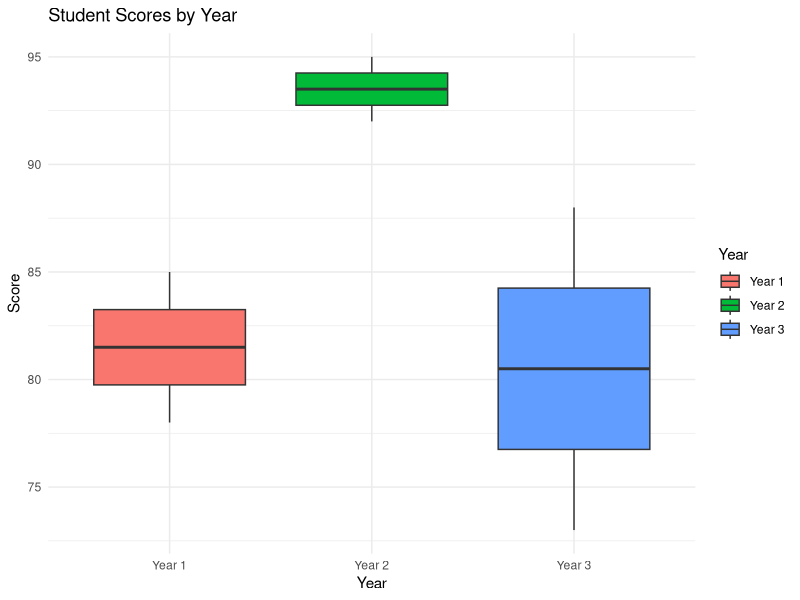
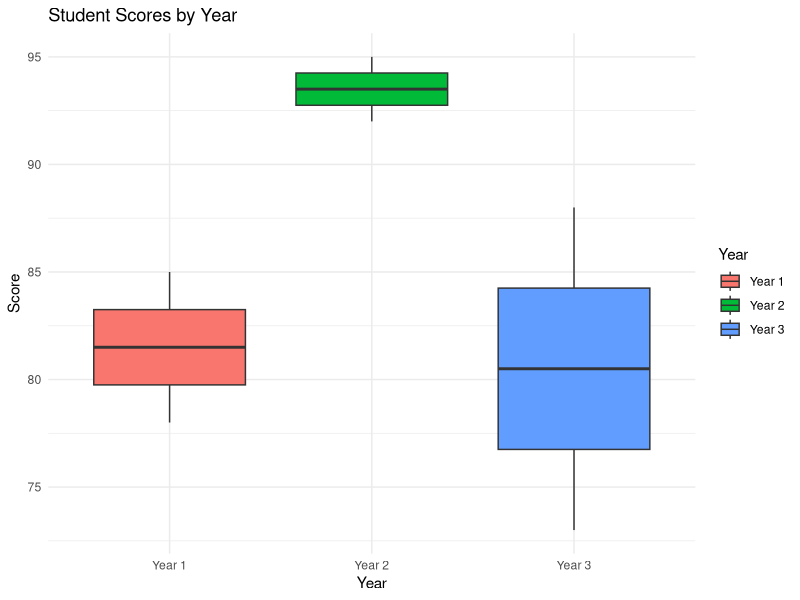
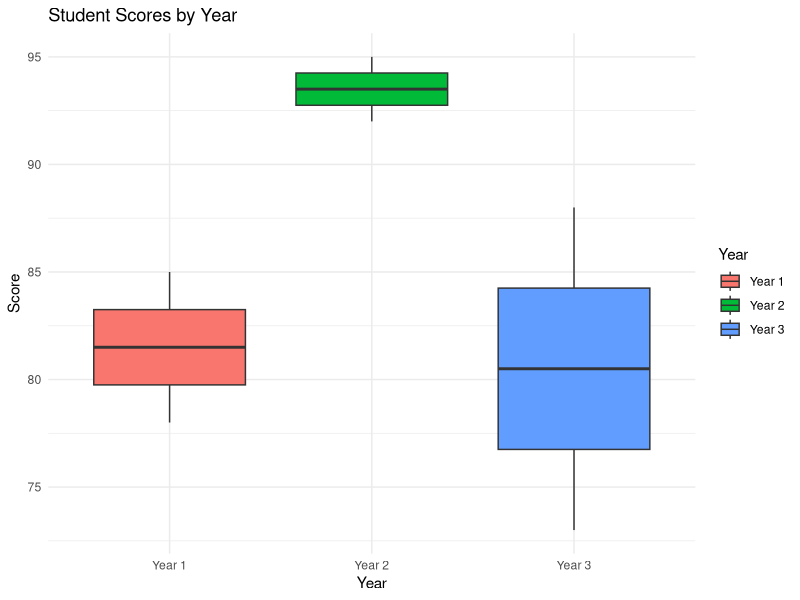
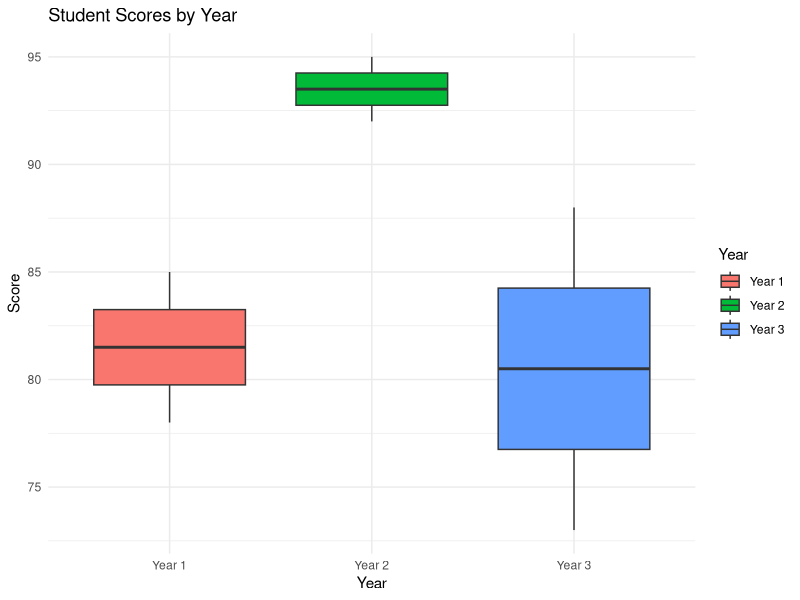
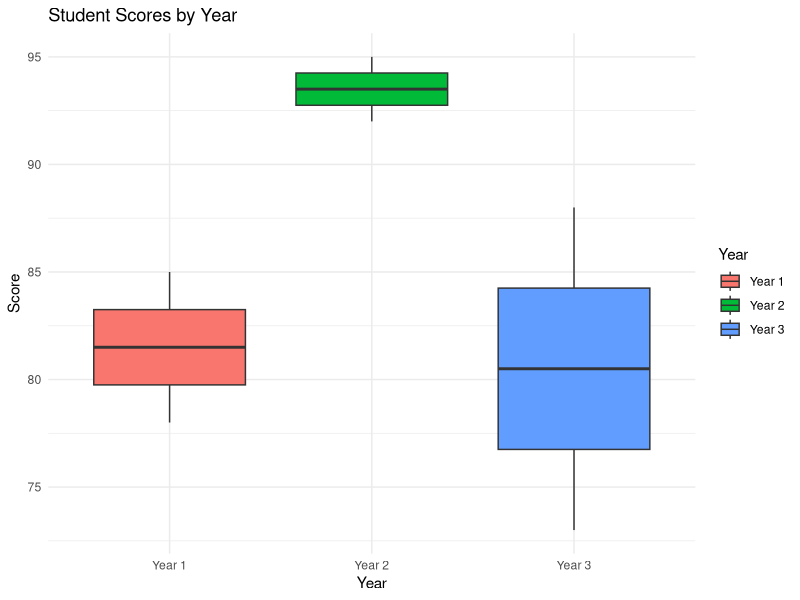
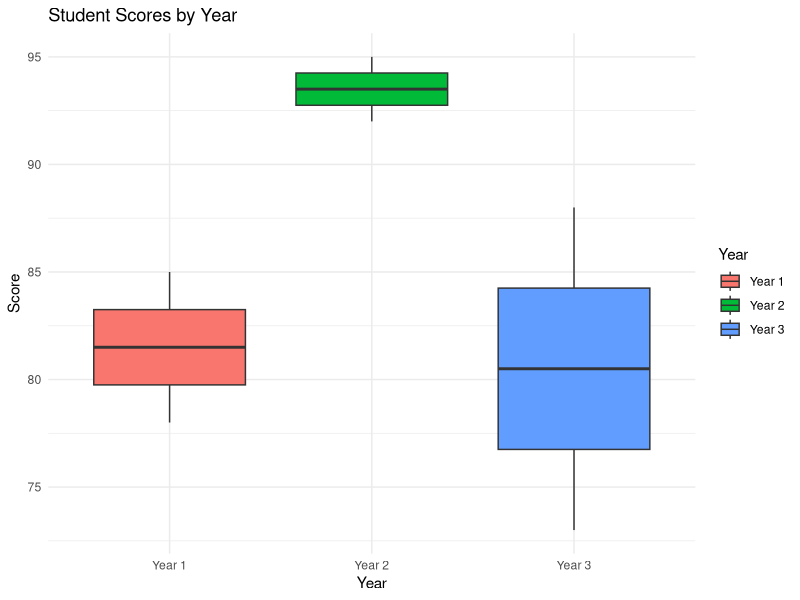

Recreate these plots in R, in order.
# Load libraries
library(tidyverse)

# Example dataset
students <- tibble(
  Name = c("Alice", "Bob", "Charlie", "Diana", "Evan", "Fiona"),
  Year = c("Year 1", "Year 2", "Year 1", "Year 3", "Year 2", "Year 3"),
  Score = c(85, 92, 78, 88, 95, 73)
)

# Create a sample plot
score_plot <- ggplot(students, aes(x = Year, y = Score, fill = Year)) +
  geom_boxplot() +
  labs(title = "Student Scores by Year",
       x = "Year",
       y = "Score") +
  theme_minimal()

# Show plot
print(score_plot)

# Save the plot as PNG
ggsave("outputs/student_scores_boxplot.png", plot = score_plot, width = 6, height = 4)

# Save the plot as PDF
ggsave("outputs/student_scores_boxplot.pdf", plot = score_plot, width = 6, height = 4)

# Save with higher resolution (for publication quality)
ggsave("outputs/student_scores_boxplot_highres.png", plot = score_plot, width = 6, height = 4, dpi = 300)

# Export in JPEG format
ggsave("outputs/student_scores_boxplot.jpg", plot = score_plot, width = 6, height = 4)

# Optional: Save using cairo for better text rendering
ggsave("outputs/student_scores_boxplot_cairo.png", plot = score_plot, device = "cairo", width = 6, height = 4)
